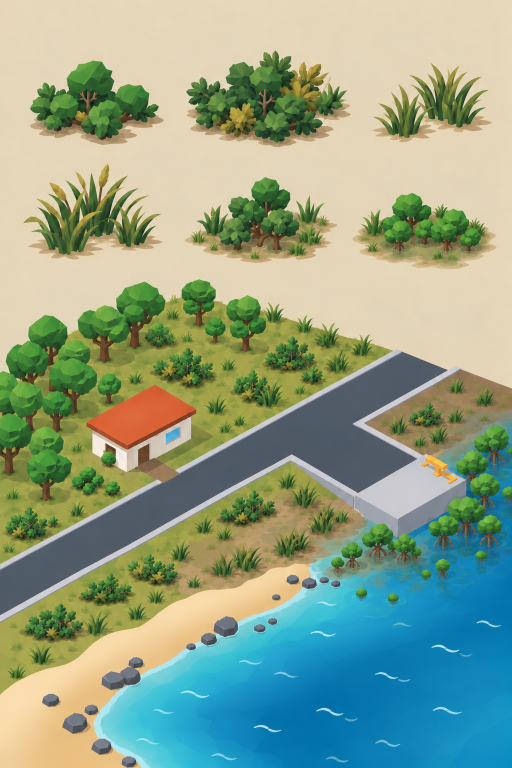
#> input picture art_lab/conceitos/13_arbustos_vegetacao_baixa_mangue_v4.png, 1024 x 1536 px, found by its file name (shown at 1/2 size); the run also reads 1 picture not shown here
$ python previews.py
#> lines starting #> are read from the running program, lines starting #| are printed output that depends on the picture
#!/usr/bin/env python3
"""Pranchas estáticas: referência marcada, V4 e V5 na mesma escala."""
from pathlib import Path
from PIL import Image,ImageDraw,ImageFont

HERE=Path(__file__).resolve().parent
V4=HERE.parent/'v4'
REF=HERE.parents[3]/'reference/Jogo - BR Port'
FONT='/usr/share/fonts/truetype/dejavu/DejaVuSans.ttf'
BG='#f7f0df';INK='#203544';MARK='#ee7327'
def font(n,bold=False):return ImageFont.truetype(FONT.replace('Sans.ttf','Sans-Bold.ttf') if bold else FONT,n)
def label(d,xy,text,size=18,bold=False):d.text(xy,text,font=font(size,bold),fill=INK)
def frame(board,im,x,y,w,h):
    board.paste(im.resize((w,h),Image.Resampling.LANCZOS),(x,y))
    ImageDraw.Draw(board).rectangle((x,y,x+w,y+h),outline='#bcb09e',width=2)
def logical(im):
    bbox=im.getchannel('A').getbbox()
    cut=im.crop(bbox)
    w,h=round(cut.width/6),round(cut.height/6)
    out=Image.new('RGBA',(200,105),'#809b64')
    out.alpha_composite(cut.resize((w,h),Image.Resampling.LANCZOS),(100-w//2,66-h))
    return out.convert('RGB'),(w,h)

ref=Image.open(REF/'13_arbustos_vegetacao_baixa_mangue_v4.png').convert('RGB')
#> ref is the input picture: PIL image 1024x1536 RGB; mean R, G, B 142.9, 162.3, 136.7
group=ref.crop((30,80,340,300))
marked=group.copy();dr=ImageDraw.Draw(marked)
poly=[(111,140),(129,121),(155,119),(183,132),(209,150),(216,176),(193,198),(157,202),(129,191),(110,166)]
dr.line(poly+[poly[0]],fill=MARK,width=4)
v4=Image.open(V4/'13a_v4_instancia_1.png').convert('RGBA')
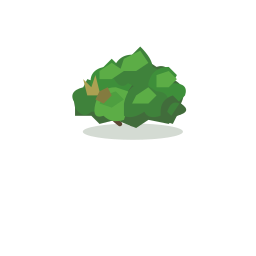
#> input picture art_lab/f01/13a/v4/13a_v4_instancia_1.png, 256 x 256 px
#> v4 is the input picture: PIL image 256x256 RGBA; mean R, G, B, A 234.4, 241.1, 233, 24.4
v5=Image.open(HERE/'13a_v5_instancia_1.png').convert('RGBA')
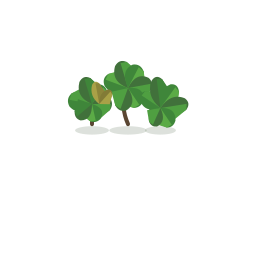
#> input picture art_lab/f01/13a/v5/13a_v5_instancia_1.png, 256 x 256 px
#> v5 is the input picture: PIL image 256x256 RGBA; mean R, G, B, A 239.9, 244.5, 238.7, 18
l4,s4=logical(v4);l5,s5=logical(v5)
#> in logical, `bbox=im.getchannel('A').getbbox()`: bbox = (72, 46, 187, 140)
#> in logical, `out=Image.new('RGBA',(200,105),'#809b64')`:
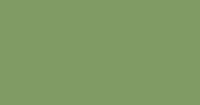
#> out: PIL image 200x105 RGBA; mean R, G, B, A 128, 155, 100, 255
#> after `l4, s4 = logical(v4)`: s4 = (19, 16)
#> in logical (call 2), `bbox=im.getchannel('A').getbbox()`: bbox = (67, 60, 189, 135)
#> in logical (call 2), `cut=im.crop(bbox)`:
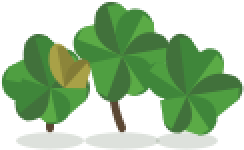
#> cut: PIL image 122x75 RGBA (shown 2 times larger); mean R, G, B, A 146.7, 179.9, 138.4, 128.9; transparent parts drawn white
#> after `l5, s5 = logical(v5)`: s5 = (20, 12)

sheet=Image.new('RGB',(1320,1130),BG);d=ImageDraw.Draw(sheet)
label(d,(30,20),'BR Port | 13A: V4 -> V5',31,True)
label(d,(30,65),'A moita frontal do conceito esta marcada; troncos e copas vizinhas permanecem no contexto.',17)
frame(sheet,group,30,110,590,418);frame(sheet,marked,700,110,590,418)
label(d,(30,532),'Grupo completo da referencia',19,True)
label(d,(700,532),'Componente usado como direcao, parcialmente oculto',18,True)
label(d,(30,584),'V4 | 1:1 logico, 200 x 105 px',18,True)
label(d,(700,584),'V5 | 1:1 logico, 200 x 105 px',18,True)
sheet.paste(l4,(30,618));sheet.paste(l5,(700,618))
label(d,(30,739),'V4 ampliada 3x',18,True);label(d,(700,739),'V5 ampliada 3x',18,True)
frame(sheet,l4,30,778,600,315);frame(sheet,l5,700,778,600,315)
label(d,(30,1103),f'Alfa no mapa: V4 ~{s4[0]} x {s4[1]} px; V5 ~{s5[0]} x {s5[1]} px. Previa estatica, sem Godot.',15)
sheet.save(HERE/'13a_v5_comparacao_conceito_v4_v5.jpg',quality=94,subsampling=0)

old=Image.open(V4/'mapa_v4.png').convert('RGB');new=Image.open(HERE/'mapa_v5.png').convert('RGB')
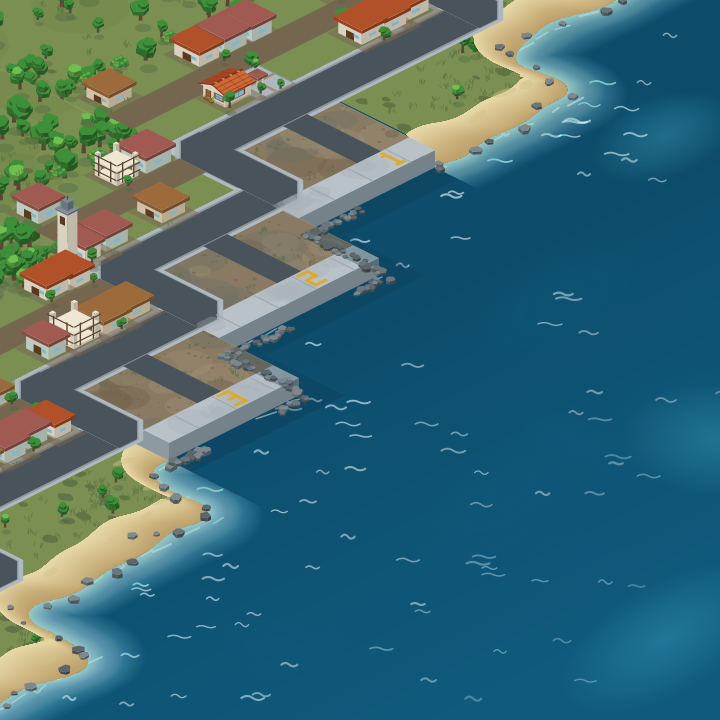
#> input picture art_lab/f01/13a/v4/mapa_v4.png, 720 x 720 px
positions=[('Mata / margem alta',(170,44)),('Fundo do lote',(87,84)),('Transicao limpa',(96,161))]
board=Image.new('RGB',(1470,1260),BG);d=ImageDraw.Draw(board)
label(d,(24,18),'13A V4 -> V5 | tres posicoes no mapa F1',29,True)
label(d,(24,60),'Cada janela: V4 e V5 a 1:1 logico; ao lado, ampliacao 2,44x. Ponto laranja = ancora no chao.',17)
for i,(title,(cx,cy)) in enumerate(positions):
    top=110+i*371
    label(d,(24,top),title,21,True)
    x=max(0,min(720-180,cx-90));y=max(0,min(720-100,cy-50));box=(x,y,x+180,y+100)
    for j,(source,name) in enumerate(((old,'V4'),(new,'V5'))):
        crop=source.crop(box);dd=ImageDraw.Draw(crop)
        dd.ellipse((cx-x-2,cy-y-2,cx-x+2,cy-y+2),fill=MARK)
        sx=26+j*210;bx=445+j*500
        label(d,(sx,top+38),name+' | 1:1',17,True)
        label(d,(bx,top+38),name+' | 2,44x',17,True)
        frame(board,crop,sx,top+72,180,100)
        frame(board,crop,bx,top+72,440,244)
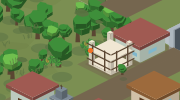
#> crop: PIL image 180x100 RGB; mean R, G, B 119, 127.8, 83.7
label(d,(24,1230),'Render Inkscape do mapa SVG; sem HUD, mangues da cena ou captura em aparelho.',15)
board.save(HERE/'13a_v5_tres_posicoes.jpg',quality=94,subsampling=0)

full=Image.new('RGB',(1460,770),BG);d=ImageDraw.Draw(full)
label(d,(12,7),'V4 | antes',19,True);label(d,(734,7),'V5 | depois',19,True)
full.paste(old,(10,35));full.paste(new,(730,35))
#> after `full.paste(new, (730, 35))`:
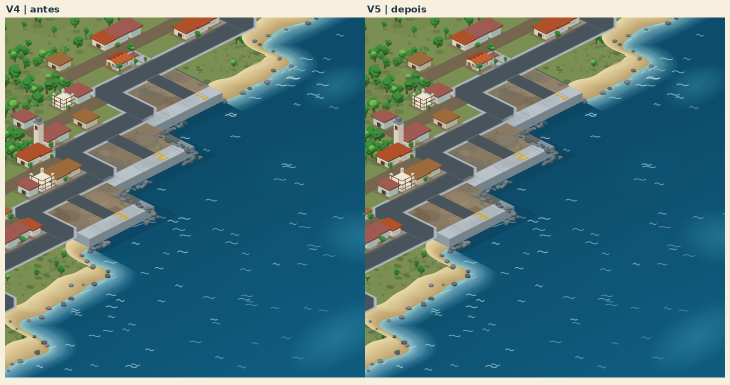
#> full: PIL image 1460x770 RGB (shown at 1/2 size); mean R, G, B 78.6, 116.3, 121.9
full.save(HERE/'13a_v5_mapas_v4_v5.jpg',quality=92)
